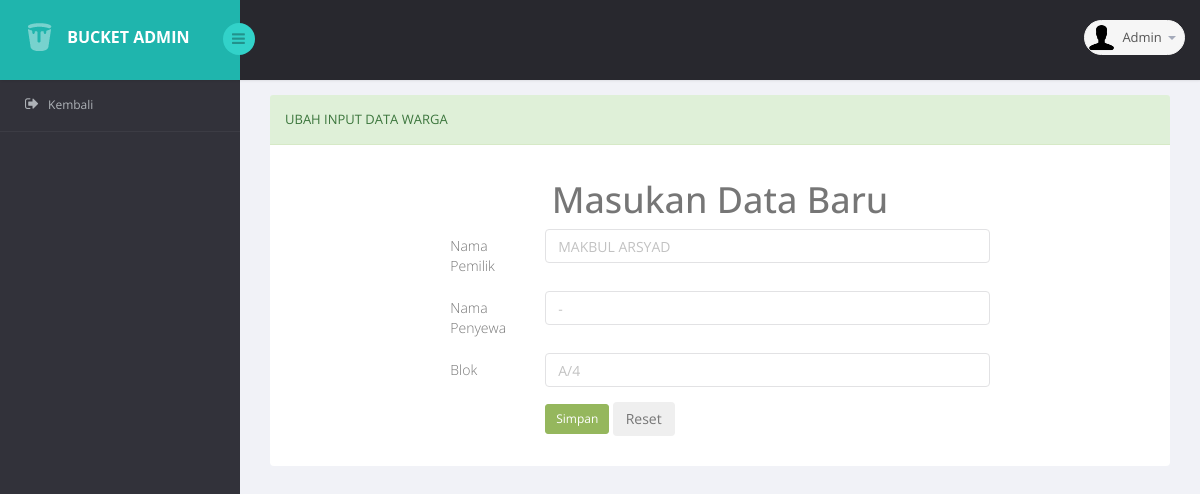
The page /admin/ubah_data_warga.php?id=1 (signed in) on the database its author committed.
### tables this page shows
CREATE TABLE `data_warga` (
  `id` int(11) NOT NULL,
  `nama` varchar(100) NOT NULL,
  `penyewa` varchar(100) NOT NULL,
  `blok` varchar(10) NOT NULL
);

### admin/functions.php (called while the page is built, shortened)
<?php
$conn = mysqli_connect("localhost","root","","perumahan");
function query($query){
	global $conn;
	$result 		= mysqli_query($conn,$query);
	$rows 			= [];
	while ($row 	= mysqli_fetch_assoc($result)) {
	$rows [] 		= $row;
	}
	return $rows;
}
 ?>

### admin/ubah_data_warga.php (the view, shortened to what this page needs)
<?php
require 'functions.php';
    $id = $_GET["id"];
    $ubahWarga = query("SELECT*FROM data_warga WHERE id = $id")[0];
?>
<!DOCTYPE html>
<html lang="en">
<head>
    <link href="bs3/css/bootstrap.min.css" rel="stylesheet">
    <link href="css/bootstrap-reset.css" rel="stylesheet">
    <link href="font-awesome/css/font-awesome.css" rel="stylesheet" />
    <link href="css/table-responsive.css" rel="stylesheet" />
    <link href="css/style.css" rel="stylesheet">
    <link href="css/style-responsive.css" rel="stylesheet" />
</head>
<body>
<section id="container" >
<header class="header fixed-top clearfix">
<div class="brand">
    <a href="index.php" class="logo">
        <img src="images/logo.png" alt="" >
    </a>
    <div class="sidebar-toggle-box">
        <div class="fa fa-bars"></div>
    </div>
</div>
<div class="top-nav clearfix">
    <ul class="nav pull-right top-menu">
        <li class="dropdown">
            <a data-toggle="dropdown" class="dropdown-toggle" href="#">
                <img alt="" src="images/2.png" width="33" height="33">
                <span class="username">Admin</span>
                <b class="caret"></b>
            </a>
        </li>
    </ul>
</div>
</header>
<aside>
    <div id="sidebar" class="nav-collapse">
         <div class="leftside-navigation">
            <ul class="sidebar-menu" id="nav-accordion">
            <li>
                <a href="index.php">
                    <i class="fa fa-sign-out"></i>
                    <span>Kembali</span>
                </a>
            </li>
         </div>
    </div>
</aside>
    <section id="main-content">
        <section class="wrapper">
       <div class="col-lg-12">
                <section class="panel panel-success">
                    <header class="panel-heading">
                       Ubah Input Data Warga
                    </header>
                    <div class="panel-body">
                        <div class="position-center">
                            <center><h1>Masukan Data Baru</h1></center>
                            <form action="" method="post" class="form-horizontal" role="form">
                            <div class="form-group">
                                <label for="nama" class="col-lg-2 col-sm-2 control-label" style="text-align: justify;">Nama Pemilik</label>
                                <div class="col-lg-10">
                                    <input type="text" name="nama"  class="form-control" id="nama" value="<?= $ubahWarga["nama"]; ?>" required>
                                </div>
                            </div>
                            <div class="form-group">
                                <label for="penyewa" class="col-lg-2 col-sm-2 control-label" style="text-align: justify;">Nama Penyewa</label>
                                <div class="col-lg-10">
                                    <input type="text" name="penyewa"  class="form-control" id="penyewa" value="<?= $ubahWarga["penyewa"]; ?>" required>
                                </div>
                            </div>
                            <div class="form-group">
                                <label for="blok" class="col-lg-2 col-sm-2 control-label" style="text-align: justify;">Blok</label>
                                <div class="col-lg-10">
                                    <input type="text" name="blok"  class="form-control" id="blok" value="<?= $ubahWarga["blok"]; ?>" required>
                                </div>
                            </div>
                            <div class="form-group">
                                <div class="col-lg-offset-2 col-lg-10">
                                    <button type="submit" name="ubahWarga"  class="btn btn-success btn-sm">Simpan</button>
                                     <button type="submit" name="reset" value="reset form" class="btn btn-secondary">Reset</button>
                                </div>
                            </div>
                        </form>
                        </div>
                    </div>
                </section>
            </div>
</body>
</html>

### rows shown on the page
data_warga: nama "MAKBUL ARSYAD", penyewa "-", blok "A/4"
